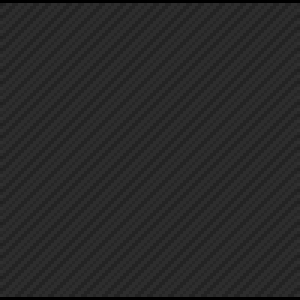
#> input picture scripts/scharr_y_output.png, 100 x 100 px (shown 3 times larger)
$ python -i edge-detection-031.py   (imports and definitions only)   (older library calls are emulated)
#> lines starting #> are read from the running program, lines starting #| are printed output that depends on the picture
#> further down, picture is the input picture: shape (100, 100, 3); min 0, max 48, mean 40
#!/usr/bin/env python3
"""
Scharr Y - More accurate Sobel
Category: filtering
"""
import cv2
import numpy as np
import argparse
import os
from logging_utils import get_logger
import aps # Placeholder for aps.py integration

# Logger setup
# [1 line that did not run here, left out]

def scharr_y(image: np.ndarray) -> np.ndarray:
    """
    Applies the Scharr operator to an image in the y-direction.

    Args:
        image: Input image.

    Returns:
        Filtered image.
    """
    gray = cv2.cvtColor(image, cv2.COLOR_BGR2GRAY) if len(image.shape) == 3 else image
    scharry = cv2.Scharr(gray, cv2.CV_64F, 0, 1)
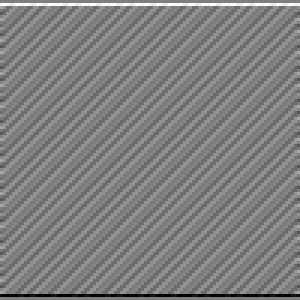
#> scharry: shape (100, 100) float64 (shown 3 times larger); min -699, max 699, mean 0; drawn with min black and max white
    result = np.uint8(np.absolute(scharry))
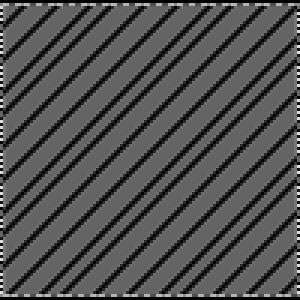
#> result: shape (100, 100) (shown 3 times larger); min 0, max 220, mean 80.3
    if len(image.shape) == 3:
        result = cv2.cvtColor(result, cv2.COLOR_GRAY2BGR)
#> result: shape (100, 100, 3)

    return result

def main(args):
    """Main function to apply the Scharr operator and save the result."""
    logger.info(f"Starting script: {os.path.basename(__file__)}")
    logger.info(f"Received arguments: {args}")

    try:
        # Load image
        img = cv2.imread(args.input_path, cv2.IMREAD_UNCHANGED)
        if img is None:
            logger.error(f"Failed to load image from: {args.input_path}")
            return

        logger.info(f"Successfully loaded image from: {args.input_path}")

        # Process image
        result = scharr_y(img)
        logger.info("Applied Scharr operator in the y-direction")

        # Save result
        cv2.imwrite(args.output_path, result)
        logger.info(f"Saved processed image to: {args.output_path}")

    except Exception as e:
        logger.error(f"An error occurred: {e}", exc_info=True)

# [7 lines not run here, left out]

>>> import cv2
>>> picture = cv2.imread('../../scripts/scharr_y_output.png')
>>> result = scharr_y(picture)
